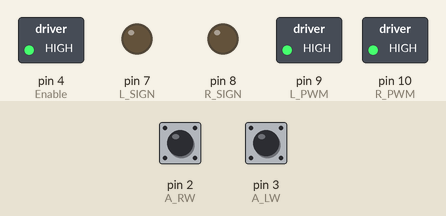
The sketch below on a simulated Arduino Uno, built with avr-gcc and run on an emulated ATmega328P. Shown: switched loads named in the sketch (green lamp = pin HIGH), output pins drawn as LEDs (lit = HIGH). Inputs (shaded band) come from the test bench; at power-on: pin 2 (A_RW) HIGH, pin 3 (A_LW) HIGH. Pins used as bus, display or sensor lines are not drawn.

Above: at 0.1 s.
Timing chart, 0 to 1.6 s (numbered marks = the images above):
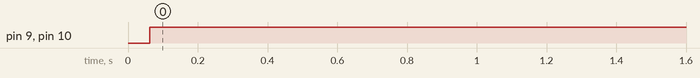

The sketch:

CLContrlDemo1v2.ino
```cpp
/* Name: Madison Heeg and Andrew Rouze
   Date: October 30, 2020

   Title: Inner Loop Controller
    - Motor RW:   Channel A (yellow) = pin 2 (ISR)
                  Channel B (white) = pin 6
                  Vcc (blue) = 5V on Arduino

    - Motor LW:   Channel A (yellow) = pin 3(ISR)
                  Channel B (white) = pin 11
                  Vcc (Blue) = pin 4 (set high)
*/
/**************************************** PIN DEFINITIONS ****************************************/
/* RIGHT MOTOR - Motor B */
#define R_PWM           10           // PWM (black)
#define R_SIGN          8            // direction (red)
#define A_RW            2            // channel A, ISR (yellow)
#define B_RW            6            // channel B (white)

/* LEFT MOTOR - Motor A */
#define L_PWM           9           // PWM (black)
#define L_SIGN          7            // direction (red)
#define A_LW            3            // channel A, ISR (orange)
#define B_LW            11           // channel B (white)
#define Vcc2            5            // secondary 5V supply for encoder

/* MOTOR SHIELD */
#define Enable          4            // HIGH - motor to receive current
#define STATUS          12           // Uknown pin on motor shield, DO NOT USE

/**************************************** GLOBAL CONSTANTS ***************************************/
#define batteryVoltage  8            // [V]      voltage available from battery
#define N               3200         // [counts] # of turns per one revolution, Pololu motor datasheet
#define micro           1000000      // [s]      conversion from micros to seconds
#define milli           1000         // [s]      conversion factor from millis to seconds

/************************************* VARIABLE DECLARATIONS *************************************/
const double  fullRotation = 6.22;      // [rad]  approx angular position after full rotation

/* RIGHT MOTOR */
static int           R_AChannelNow;            // [1 or 0]   channel A of RW encoder
static int           R_BChannelNow;            // [1 or 0]   channel B or RW encoder
static long          R_countNow = 0;           // [counts]   current encoder counts
static long          R_countPrev = 0;
static double        R_angPosPrev = 0.0;       // [rad]      prev angular position
static double        R_angPosNow = 0.0;        // [rad]      current angular position
static double        R_angVel = 0.0;        // [rad/s]    angular velocity
static double        R_linVel = 0.0;           // [in/s]     linear velocity

/* LEFT MOTOR^ */
static int           L_AChannelNow;            // [1 or 0]   channel A of RW encoder
static int           L_BChannelNow;            // [1 or 0]   channel B or RW encoder
static long          L_countNow = 0;           // [counts]   current encoder counts
static long          L_countPrev = 0;
static double        L_angPosPrev = 0.0;       // [rad]      prev angular position
static double        L_angPosNow = 0.0;        // [rad]      current angular position
static double        L_angVel = 0.0;            // [rad/s]    angular velocity
static double        L_linVel = 0.0;           // [in/s]      linear velocity
bool                 leftFix = true;


/* ROBOT */
/*  phi = angle w/ respect to x-axis */
static double        x_prev = 0.0; static double y_prev = 0.0; static double phi_prev = 0.0;       // [in]   starting positions
static double        x_now = 0.0; static double y_now = 0.0; static double phi_now = 0.0;          // [in]   current positions
static unsigned long timePrev = 0;                // [us]    time exit main loop
static unsigned long timeNow = 0;                 // [us]    time enter main loop
static unsigned long samplingTime = 30;           // [ms]   time diff b/t exit and enter

static double        J_linVel = 0.0;              // [in/s]  linear velocity of robot as whole
static double        J_rotVel = 0.0;              // [rad/s] rotational velocity of robot as whole

/*  R L
    0 0 Forward   0 1 CCW   1 0 CW    1 1 Backwards
    CCW = positive rotational velocity
*/
bool          R_dir = 0;                // controls the direction of rotation
bool          L_dir = 0;                // controls the direction of rotation
double        R_motorVotlage = 0.0;     // [V]  control voltage from PID
double        L_motorVoltage = 0.0;     // [V]  control voltage from PID

/* CONTROLS */
double rkProp       = 0.9335;    // right motor proportional gain
double rkInteg      = 0.0;      // right motor integral gain
double rErrorRange  = PI / 8;   // right motor error range

double lkProp       = 1.1;     // left motor proportional gain
double lkInteg      = 0.0;     // left motor integral gain
double lErrorRange  = PI / 8;  // left motor error range

double rkPropRot     = .5; double rkIntegRot    = 0.3;            // right motor gain values for rotational movement
double lkPropRot     = .5; double lkIntegRot    = 0.3;            // left motor gain values for rotational movement
double rotK[4] = {lkPropRot, lkIntegRot, rkPropRot, rkIntegRot};  // array to hold the rotational PI control gain values


/***************************************** MEASUREMENTS *****************************************/
const double  radius    = 2.952;        // [in]  radius of wheels
const double  baseline  = 10.827;       // [in]  width of robot

/**************************************** DEMO VARIABLES ****************************************/
double desiredXPos      = 60;           // [in]
double phi_des          = 0;           // [rad]

/********************************* CALCULATIONS FROM DEMO VARIABLES *****************************/
int    desiredCounts            = (desiredXPos / (2 * PI*radius)) * N;            // encoder counts based off distance to move in inches
double desireForwardAngPos      = (double)desiredCounts * 2.0 * PI / (double)N;   // angular position of wheels based off distance to move in inches
double leftrotError             = 0;                                              // rotational error
double rightrotError            = 0;

double desireRotatAngPos        = 1.5 * phi_des;       // scaled desired rotational angular position, experimentally found scaling factor
double rotErrorRange            = PI / 32;             // acceptable error range for rotational movement of the robot
static double rErrorInteg       = 0;                   // aggregate error (desired - actual)  of the right wheel for controls
static double lErrorInteg       = 0;                   // aggregate error (desired - actual) of light wheel for controls

bool   rotFlag                  = true;                // flag to indicate when to switch from rotational to forward control
int    numRotFlag               = 0;                   // count of how many times the flag was set true
/************************************** FUNCTION PROTOTYPES **************************************/
void motorPiController(double leftDesiredAng, double rightDesiredAng, double leftAngNow, double rightAngNow, double gainArr[4]);    // main motor PI controller
void rotPiController(double desiredPhi, double rightAngNow, double leftAngNow, double rotK[4]); // control robot rotational velocity
void printData();

/********************************************* SETUP *********************************************/
void setup() {
  Serial.begin(115200);       /* initialize serial monitor */

  pinMode(Enable, OUTPUT); digitalWrite(Enable, HIGH);            // ensure motors get current
  pinMode(Vcc2, OUTPUT); digitalWrite(Vcc2, HIGH);                // secondary Vcc = 5V
  pinMode(R_PWM, OUTPUT); pinMode(L_PWM, OUTPUT);                 // setting PWM as output
  pinMode(R_SIGN, OUTPUT); pinMode(L_SIGN, OUTPUT);               // setting signs as output

  pinMode(A_RW, INPUT_PULLUP); pinMode(B_RW, INPUT_PULLUP);       // setting channel A and B of right wheel to be pullup resistors
  pinMode(A_LW, INPUT_PULLUP); pinMode(B_LW, INPUT_PULLUP);       // setting channel A and B of left wheel to be pull up resistors

  attachInterrupt(digitalPinToInterrupt(A_RW), updateRW_countsISR, CHANGE);   // ISR monitor changes to right wheel
  attachInterrupt(digitalPinToInterrupt(A_LW), updateLW_countsISR, CHANGE);   // ISR monitor changes to left wheel

  if (leftFix) {                      // fix for left encoder channels initializing to weird values when left encoder is plugged into motor shield
    leftFix = false;                  // when working with the TA, we narrowed it down the issue to be due to two channels in the motor shield and the software
    L_angVel = 0.0;
    L_linVel = 0.0;
  }

}

/********************************************* LOOP **********************************************/
void loop() {
  timePrev = micros();

  /* update right wheel velocities and positions */
  R_angPosNow = (2.0 * PI * (double)R_countNow) / (double)N;
  R_angVel = ((double)R_angPosNow - (double)R_angPosPrev) / ((double)samplingTime / (double)milli);
  R_linVel = (double)radius * (double)R_angVel;

  /* update right wheel velocities and positions */
  L_angPosNow = (2.0 * PI * (double)L_countNow) / (double)N;

  L_angVel = ((double)L_angPosNow - (double)L_angPosPrev) / ((double)samplingTime / (double)milli);
  L_linVel = (double)radius * (double)L_angVel;

  //printData();  <- used for troubleshooting

  /* Calculate new position and angle of robot*/

  /* calculate position and angle */
  x_now = x_prev + (((double)samplingTime / (double)milli) * double(cos(phi_prev)) * (R_linVel + L_linVel)) / (2.0);
  y_now = y_prev + (((double)samplingTime / (double)milli) * double(sin(phi_prev)) * (R_linVel + L_linVel)) / (2.0);
  phi_now = phi_prev + ((double)samplingTime / (double)milli) * (radius / baseline) * (R_linVel - L_linVel);

  /*robot linear and rotational velocities */
  J_linVel = ((double)R_linVel + (double)L_linVel) / (double)2.0;
  J_rotVel = ((double)R_linVel - (double)L_linVel) / (double)baseline;


  /* implement PI controller */
  if (rotFlag == false) {                                     // if robot has been rotated to correct angle
    double K[4] = {lkProp, lkInteg, rkProp, rkInteg};         // array of gain values for forward control
    motorPiController(desireForwardAngPos, desireForwardAngPos, L_angPosNow, R_angPosNow, K);
  } else {                                                  // else
    rotPiController(desireRotatAngPos, R_angPosNow, L_angPosNow, rotK);       // rotate robot to correct angle
  }

  /* set previous values to current values */
  x_prev = x_now; y_prev = y_now; phi_prev = phi_now;
  R_angPosPrev = R_angPosNow; L_angPosPrev = L_angPosNow;
  R_countPrev = R_countNow; L_countPrev = L_countNow;

  timeNow = micros();

  delay((samplingTime) - ((timeNow - timePrev) / (unsigned long)milli));


}

/********************************************* FUNCTIONS *****************************************/

void motorPiController(double leftDesiredAng, double rightDesiredAng, double leftActualAng, double rightActualAng, double gainArr[4]) {

  /* Individual error of each wheel */
  double leftError = (double)leftDesiredAng - (double)leftActualAng;          // calculate angular position error left wheel
  double rightError = (double)rightDesiredAng - (double)rightActualAng;       // calculate angular position error right wheel

  lErrorInteg += (double)leftError * ((double)samplingTime / (double)milli);                                              // add left error over time segment to error integral
  double leftMotorVoltage = ((double)leftError * (double)gainArr[0]) + ((double)gainArr[1] * (double)lErrorInteg);  // set left motor voltage using PI control
  rErrorInteg += (double)rightError * ((double)samplingTime / (double)milli);                                             // add right error over time segment to error integral
  double rightMotorVoltage = ((double)rightError * (double)gainArr[2]) + ((double)gainArr[3] * (double)rErrorInteg); // set right motor voltage using PI control

  /* check if left PI output is saturated and set to battery voltage if so */
  if (leftMotorVoltage > (double)batteryVoltage)
    leftMotorVoltage = (double)batteryVoltage;
  else if (leftMotorVoltage < -(double)batteryVoltage)
    leftMotorVoltage = -(double)batteryVoltage;

  double leftDutyCycle = ((abs(leftMotorVoltage) / batteryVoltage)) * (double)255;                          // convert left motor voltage to PWM input

  /* check if right PI output is saturated and set to battery voltage if so */
  if (rightMotorVoltage > (double)batteryVoltage)
    rightMotorVoltage = (double)batteryVoltage;
  else if (rightMotorVoltage < -(double)batteryVoltage)
    rightMotorVoltage = -(double)batteryVoltage;

  double rightDutyCycle = ((abs(rightMotorVoltage) / batteryVoltage)) * (double)255;                        // convert right motor voltage to PWM input

  if (leftMotorVoltage < 0) {   // check for left wheel spin direction
    L_dir = 1;
  } else {
    L_dir = 0;
  }

  if (rightMotorVoltage < 0) {  // check for right wheel spin direction
    R_dir = 1;
  } else {
    R_dir = 0;
  }

  digitalWrite(L_SIGN, L_dir);          // assign left motor direction
  analogWrite(L_PWM, leftDutyCycle);    // send left motor PWM signal
  digitalWrite(R_SIGN, R_dir);          // assign left motor direction
  analogWrite(R_PWM, rightDutyCycle);   // send left motor PWM signal
}


/* control robot rotation velocity */
void rotPiController(double desiredPhi, double rightAngNow, double leftAngNow, double rotK[4]) {

  double rotGain[4] = {lkPropRot, lkIntegRot, rkPropRot, rkIntegRot};     // set gain values for rotational movmeent

  leftrotError = (double)desiredPhi - (double)leftAngNow;                 // calculate robot angular error
  rightrotError = (double)desiredPhi - (double)rightAngNow;               // calculate robot angular error

  if (leftrotError < rotErrorRange) {                                     // Check if left wheel within acceptable error range
    numRotFlag += 1;                                                      // The team realizes that we will need to change this to a
    if (numRotFlag >= 2) {                                                // more robust controls for future demos / projects
      rotFlag = false;                                                    // set flag to false, since rotational control no longer needed
      R_countNow = 0; R_countPrev = 0;                                    // reset global variables to zero for forward motion
      L_countNow = 0; L_countPrev = 0;
      rErrorInteg = 0; lErrorInteg = 0;
      return;
    }
  }
  motorPiController(desiredPhi, -desiredPhi, leftAngNow, rightAngNow, rotGain);

}

/* update right encoder count values */
void updateRW_countsISR() {
  R_AChannelNow = digitalRead(A_RW);    // read in Channel A
  R_BChannelNow = digitalRead(B_RW);    // read in Channel B

  if (R_AChannelNow == R_BChannelNow) R_countNow += 2;
  else R_countNow -= 2;
}

/* update left encoder count values */
void updateLW_countsISR() {

  L_AChannelNow = digitalRead(A_LW);    // read in Channel A
  L_BChannelNow = digitalRead(B_LW);    // read in Channel B

  if (L_AChannelNow == L_BChannelNow) L_countNow -= 2;
  else L_countNow += 2;

}


/*Helper function to print variables onto serial monitor */
void printData() {
  //Serial.print(micros()/(double)1000000);
  //Serial.print("\t"); Serial.print(desireForwardAngPos);
  //Serial.print("\t"); Serial.print(x_now);
  Serial.print("\t"); Serial.print(leftrotError);
  Serial.print("\t"); Serial.print(rightrotError);
  Serial.print("\t"); Serial.print(rotFlag);
  //Serial.print("\t"); Serial.print(R_angVel);
  //Serial.print("\t"); Serial.print(L_angVel);
  Serial.print("\t"); Serial.print(desireRotatAngPos);
  //Serial.print("\t"); Serial.print(phi_now);
  //Serial.print("\t"); Serial.print(rightrotError);
  /*Serial.print("\t"); Serial.print("R_angVel "); Serial.print(R_angVel);
    Serial.print("\t"); Serial.print("R_angPosPrev "); Serial.print(R_angPosPrev);
    Serial.print("\t"); Serial.print("R_angPosNow "); Serial.print(R_angPosNow);*/
  Serial.print("\n");
}
```

Measured:
- by itself, pin 9 (L_PWM), pin 10 (R_PWM): LOW → HIGH at 0.06 s
